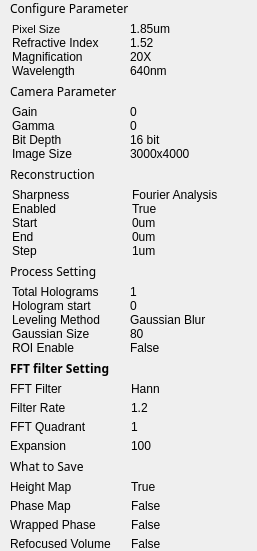
             <widget class="QWidget" name="Parameter">
              <property name="geometry">
               <rect>
                <x>0</x>
                <y>-263</y>
                <width>257</width>
                <height>544</height>
               </rect>
              </property>
              <property name="styleSheet">
               <string notr="true"/>
              </property>
              <layout class="QVBoxLayout" name="verticalLayout_5" stretch="1,10,1,10,1,10,1,10,0,0,1,0">
               <property name="spacing">
                <number>5</number>
               </property>
               <property name="leftMargin">
                <number>10</number>
               </property>
               <property name="topMargin">
                <number>0</number>
               </property>
               <property name="rightMargin">
                <number>10</number>
               </property>
               <property name="bottomMargin">
                <number>0</number>
               </property>
               <item>
                <widget class="QLabel" name="label_3">
                 <property name="minimumSize">
                  <size>
                   <width>0</width>
                   <height>0</height>
                  </size>
                 </property>
                 <property name="font">
                  <font>
                   <family>Arial Black</family>
                   <pointsize>9</pointsize>
                   <weight>10</weight>
                   <italic>false</italic>
                   <bold>false</bold>
                  </font>
                 </property>
                 <property name="styleSheet">
                  <string notr="true">
font: 87 9pt &quot;Arial Black&quot;;</string>
                 </property>
                 <property name="text">
                  <string>Configure Parameter</string>
                 </property>
                </widget>
               </item>
               <item>
                <layout class="QGridLayout" name="gridLayout_4">
                 <property name="sizeConstraint">
                  <enum>QLayout::SetFixedSize</enum>
                 </property>
                 <property name="leftMargin">
                  <number>2</number>
                 </property>
                 <property name="topMargin">
                  <number>0</number>
                 </property>
                 <property name="rightMargin">
                  <number>0</number>
                 </property>
                 <property name="bottomMargin">
                  <number>0</number>
                 </property>
                 <property name="spacing">
                  <number>0</number>
                 </property>
                 <item row="0" column="1" alignment="Qt::AlignLeft">
                  <widget class="QLabel" name="label_pixel">
                   <property name="text">
                    <string>1.85um</string>
                   </property>
                  </widget>
                 </item>
                 <item row="1" column="1">
                  <widget class="QLabel" name="label_RI">
                   <property name="text">
                    <string>1.52</string>
                   </property>
                  </widget>
                 </item>
                 <item row="1" column="0">
                  <widget class="QLabel" name="label_9">
                   <property name="text">
                    <string>Refractive Index</string>
                   </property>
                  </widget>
                 </item>
                 <item row="2" column="1">
                  <widget class="QLabel" name="label_mag">
                   <property name="text">
                    <string>20X</string>
                   </property>
                  </widget>
                 </item>
                 <item row="2" column="0">
                  <widget class="QLabel" name="label_45">
                   <property name="text">
                    <string>Magnification</string>
                   </property>
                  </widget>
                 </item>
                 <item row="3" column="1">
                  <widget class="QLabel" name="label_wavelenth">
                   <property name="text">
                    <string>640nm</string>
                   </property>
                  </widget>
                 </item>
                 <item row="3" column="0">
                  <widget class="QLabel" name="label_46">
                   <property name="text">
                    <string>Wavelength</string>
                   </property>
                  </widget>
                 </item>
                 <item row="0" column="0">
                  <widget class="QLabel" name="label_47">
                   <property name="font">
                    <font>
                     <family>Arial</family>
                     <pointsize>8</pointsize>
                     <weight>50</weight>
                     <italic>false</italic>
                     <bold>false</bold>
                    </font>
                   </property>
                   <property name="text">
                    <string>Pixel Size</string>
                   </property>
                  </widget>
                 </item>
                </layout>
               </item>
               <item>
                <widget class="QLabel" name="label_48">
                 <property name="font">
                  <font>
                   <family>Arial Black</family>
                   <pointsize>9</pointsize>
                   <weight>10</weight>
                   <italic>false</italic>
                   <bold>false</bold>
                  </font>
                 </property>
                 <property name="styleSheet">
                  <string notr="true">
font: 87 9pt &quot;Arial Black&quot;;</string>
                 </property>
                 <property name="text">
                  <string>Camera Parameter</string>
                 </property>
                </widget>
               </item>
               <item>
                <layout class="QGridLayout" name="gridLayout_12">
                 <property name="sizeConstraint">
                  <enum>QLayout::SetFixedSize</enum>
                 </property>
                 <property name="leftMargin">
                  <number>2</number>
                 </property>
                 <property name="topMargin">
                  <number>0</number>
                 </property>
                 <property name="rightMargin">
                  <number>0</number>
                 </property>
                 <property name="bottomMargin">
                  <number>0</number>
                 </property>
                 <property name="spacing">
                  <number>0</number>
                 </property>
                 <item row="2" column="1">
                  <widget class="QLabel" name="label_bit_3">
                   <property name="text">
                    <string>16 bit</string>
                   </property>
                  </widget>
                 </item>
                 <item row="0" column="1">
                  <widget class="QLabel" name="label_gain_3">
                   <property name="text">
                    <string>0</string>
                   </property>
                  </widget>
                 </item>
                 <item row="0" column="0">
                  <widget class="QLabel" name="label_49">
                   <property name="text">
                    <string>Gain</string>
                   </property>
                  </widget>
                 </item>
                 <item row="2" column="0">
                  <widget class="QLabel" name="label_50">
                   <property name="text">
                    <string>Bit Depth</string>
                   </property>
                  </widget>
                 </item>
                 <item row="1" column="0">
                  <widget class="QLabel" name="label_51">
                   <property name="text">
                    <string>Gamma</string>
                   </property>
                  </widget>
                 </item>
                 <item row="1" column="1">
                  <widget class="QLabel" name="label_gamma_3">
                   <property name="text">
                    <string>0</string>
                   </property>
                  </widget>
                 </item>
                 <item row="3" column="0">
                  <widget class="QLabel" name="label_52">
                   <property name="text">
                    <string>Image Size</string>
                   </property>
                  </widget>
                 </item>
                 <item row="3" column="1">
                  <widget class="QLabel" name="label_shape_3">
                   <property name="text">
                    <string>3000x4000</string>
                   </property>
                  </widget>
                 </item>
                </layout>
               </item>
               <item>
                <widget class="QLabel" name="label_53">
                 <property name="font">
                  <font>
                   <family>Arial Black</family>
                   <pointsize>9</pointsize>
                   <weight>10</weight>
                   <italic>false</italic>
                   <bold>false</bold>
                  </font>
                 </property>
                 <property name="styleSheet">
                  <string notr="true">
font: 87 9pt &quot;Arial Black&quot;;</string>
                 </property>
                 <property name="text">
                  <string>Reconstruction</string>
                 </property>
                </widget>
               </item>
               <item>
                <layout class="QGridLayout" name="gridLayout_13">
                 <property name="sizeConstraint">
                  <enum>QLayout::SetFixedSize</enum>
                 </property>
                 <property name="leftMargin">
                  <number>2</number>
                 </property>
                 <property name="verticalSpacing">
                  <number>0</number>
                 </property>
                 <item row="1" column="0">
                  <widget class="QLabel" name="label_54">
                   <property name="text">
                    <string>Enabled</string>
                   </property>
                  </widget>
                 </item>
                 <item row="4" column="1">
                  <widget class="QLabel" name="label_step">
                   <property name="text">
                    <string>1um</string>
                   </property>
                  </widget>
                 </item>
                 <item row="3" column="1">
                  <widget class="QLabel" name="label_end">
                   <property name="text">
                    <string>0um</string>
                   </property>
                  </widget>
                 </item>
                 <item row="4" column="0">
                  <widget class="QLabel" name="label_57">
                   <property name="text">
                    <string>Step</string>
                   </property>
                  </widget>
                 </item>
                 <item row="3" column="0">
                  <widget class="QLabel" name="label_55">
                   <property name="text">
                    <string>End</string>
                   </property>
                  </widget>
                 </item>
                 <item row="1" column="1">
                  <widget class="QLabel" name="label_enable">
                   <property name="text">
                    <string>True</string>
                   </property>
                  </widget>
                 </item>
                 <item row="2" column="0">
                  <widget class="QLabel" name="label_56">
                   <property name="text">
                    <string>Start</string>
                   </property>
                  </widget>
                 </item>
                 <item row="2" column="1">
                  <widget class="QLabel" name="label_start">
                   <property name="text">
                    <string>0um</string>
                   </property>
                  </widget>
                 </item>
                 <item row="0" column="0">
                  <widget class="QLabel" name="label_62">
                   <property name="text">
                    <string>Sharpness</string>
                   </property>
                  </widget>
                 </item>
                 <item row="0" column="1">
                  <widget class="QLabel" name="label_sharpness">
                   <property name="text">
                    <string>Fourier Analysis</string>
                   </property>
                  </widget>
                 </item>
                </layout>
               </item>
               <item>
                <widget class="QLabel" name="label_58">
                 <property name="font">
                  <font>
                   <family>Arial Black</family>
                   <pointsize>9</pointsize>
                   <weight>10</weight>
                   <italic>false</italic>
                   <bold>false</bold>
                  </font>
                 </property>
                 <property name="styleSheet">
                  <string notr="true">
font: 87 9pt &quot;Arial Black&quot;;</string>
                 </property>
                 <property name="text">
                  <string>Process Setting</string>
                 </property>
                </widget>
               </item>
               <item>
                <layout class="QGridLayout" name="gridLayout_14">
                 <property name="sizeConstraint">
                  <enum>QLayout::SetFixedSize</enum>
                 </property>
                 <property name="leftMargin">
                  <number>2</number>
                 </property>
                 <property name="spacing">
                  <number>0</number>
                 </property>
                 <item row="7" column="1">
                  <widget class="QLabel" name="label_Gaussian_size">
                   <property name="text">
                    <string>80</string>
                   </property>
                  </widget>
                 </item>
                 <item row="5" column="0">
                  <widget class="QLabel" name="label_16">
                   <property name="text">
                    <string>Hologram start</string>
                   </property>
                  </widget>
                 </item>
                 <item row="5" column="1">
                  <widget class="QLabel" name="label_holo_strat">
                   <property name="text">
                    <string>0</string>
                   </property>
                  </widget>
                 </item>
                 <item row="6" column="1">
                  <widget class="QLabel" name="label_leveling">
                   <property name="text">
                    <string>Gaussian Blur</string>
                   </property>
                  </widget>
                 </item>
                 <item row="4" column="0">
                  <widget class="QLabel" name="label_14">
                   <property name="text">
                    <string>Total Holograms</string>
                   </property>
                  </widget>
                 </item>
                 <item row="6" column="0">
                  <widget class="QLabel" name="label_60">
                   <property name="text">
                    <string>Leveling Method</string>
                   </property>
                  </widget>
                 </item>
                 <item row="7" column="0">
                  <widget class="QLabel" name="label_GB_size">
                   <property name="text">
                    <string>Gaussian Size</string>
                   </property>
                  </widget>
                 </item>
                 <item row="4" column="1">
                  <widget class="QLabel" name="label_holo_total">
                   <property name="text">
                    <string>1</string>
                   </property>
                  </widget>
                 </item>
                 <item row="8" column="0">
                  <widget class="QLabel" name="label_2">
                   <property name="text">
                    <string>ROI Enable</string>
                   </property>
                  </widget>
                 </item>
                 <item row="8" column="1">
                  <widget class="QLabel" name="label_roi_enable">
                   <property name="text">
                    <string>False</string>
                   </property>
                  </widget>
                 </item>
                </layout>
               </item>
               <item>
                <widget class="QLabel" name="label_13">
                 <property name="font">
                  <font>
                   <family>Arial Black</family>
                   <pointsize>9</pointsize>
                   <weight>75</weight>
                   <bold>true</bold>
                  </font>
                 </property>
                 <property name="text">
                  <string>FFT filter Setting</string>
                 </property>
                </widget>
               </item>
               <item>
                <layout class="QGridLayout" name="gridLayout_3">
                 <item row="2" column="0">
                  <widget class="QLabel" name="label_12">
                   <property name="text">
                    <string>FFT Quadrant</string>
                   </property>
                  </widget>
                 </item>
                 <item row="2" column="1">
                  <widget class="QLabel" name="label_quadrant">
                   <property name="text">
                    <string>1</string>
                   </property>
                  </widget>
                 </item>
                 <item row="1" column="1">
                  <widget class="QLabel" name="label_filter_rate">
                   <property name="text">
                    <string>1.2</string>
                   </property>
                  </widget>
                 </item>
                 <item row="0" column="0">
                  <widget class="QLabel" name="label_59">
                   <property name="text">
                    <string>FFT Filter</string>
                   </property>
                  </widget>
                 </item>
                 <item row="0" column="1">
                  <widget class="QLabel" name="label_FFT_filter">
                   <property name="text">
                    <string>Hann</string>
                   </property>
                  </widget>
                 </item>
                 <item row="1" column="0">
                  <widget class="QLabel" name="label_61">
                   <property name="text">
                    <string>Filter Rate</string>
                   </property>
                  </widget>
                 </item>
                 <item row="3" column="0">
                  <widget class="QLabel" name="label_11">
                   <property name="text">
                    <string>Expansion</string>
                   </property>
                  </widget>
                 </item>
                 <item row="3" column="1">
                  <widget class="QLabel" name="label_expansion">
                   <property name="text">
                    <string>100</string>
                   </property>
                  </widget>
                 </item>
                </layout>
               </item>
               <item>
                <widget class="QLabel" name="label_63">
                 <property name="font">
                  <font>
                   <family>Arial Black</family>
                   <pointsize>9</pointsize>
                   <weight>10</weight>
                   <italic>false</italic>
                   <bold>false</bold>
                  </font>
                 </property>
                 <property name="styleSheet">
                  <string notr="true">font: 87 9pt &quot;Arial Black&quot;;</string>
                 </property>
                 <property name="text">
                  <string>What to Save</string>
                 </property>
                </widget>
               </item>
               <item>
                <layout class="QGridLayout" name="gridLayout_2">
                 <item row="3" column="0">
                  <widget class="QLabel" name="label_5">
                   <property name="text">
                    <string>Refocused Volume</string>
                   </property>
                  </widget>
                 </item>
                 <item row="0" column="0">
                  <widget class="QLabel" name="label">
                   <property name="text">
                    <string>Height Map</string>
                   </property>
                  </widget>
                 </item>
                 <item row="0" column="1">
                  <widget class="QLabel" name="label_Height">
                   <property name="text">
                    <string>True</string>
                   </property>
                  </widget>
                 </item>
                 <item row="1" column="0">
                  <widget class="QLabel" name="label_4">
                   <property name="text">
                    <string>Phase Map</string>
                   </property>
                  </widget>
                 </item>
                 <item row="2" column="0">
                  <widget class="QLabel" name="label_6">
                   <property name="text">
                    <string>Wrapped Phase</string>
                   </property>
                  </widget>
                 </item>
                 <item row="1" column="1">
                  <widget class="QLabel" name="label_Phase">
                   <property name="text">
                    <string>False</string>
                   </property>
                  </widget>
                 </item>
                 <item row="2" column="1">
                  <widget class="QLabel" name="label_Wrapped_phase">
                   <property name="text">
                    <string>False</string>
                   </property>
                  </widget>
                 </item>
                 <item row="3" column="1">
                  <widget class="QLabel" name="label_refocused_volume">
                   <property name="text">
                    <string>False</string>
                   </property>
                  </widget>
                 </item>
                </layout>
               </item>
              </layout>
             </widget>
